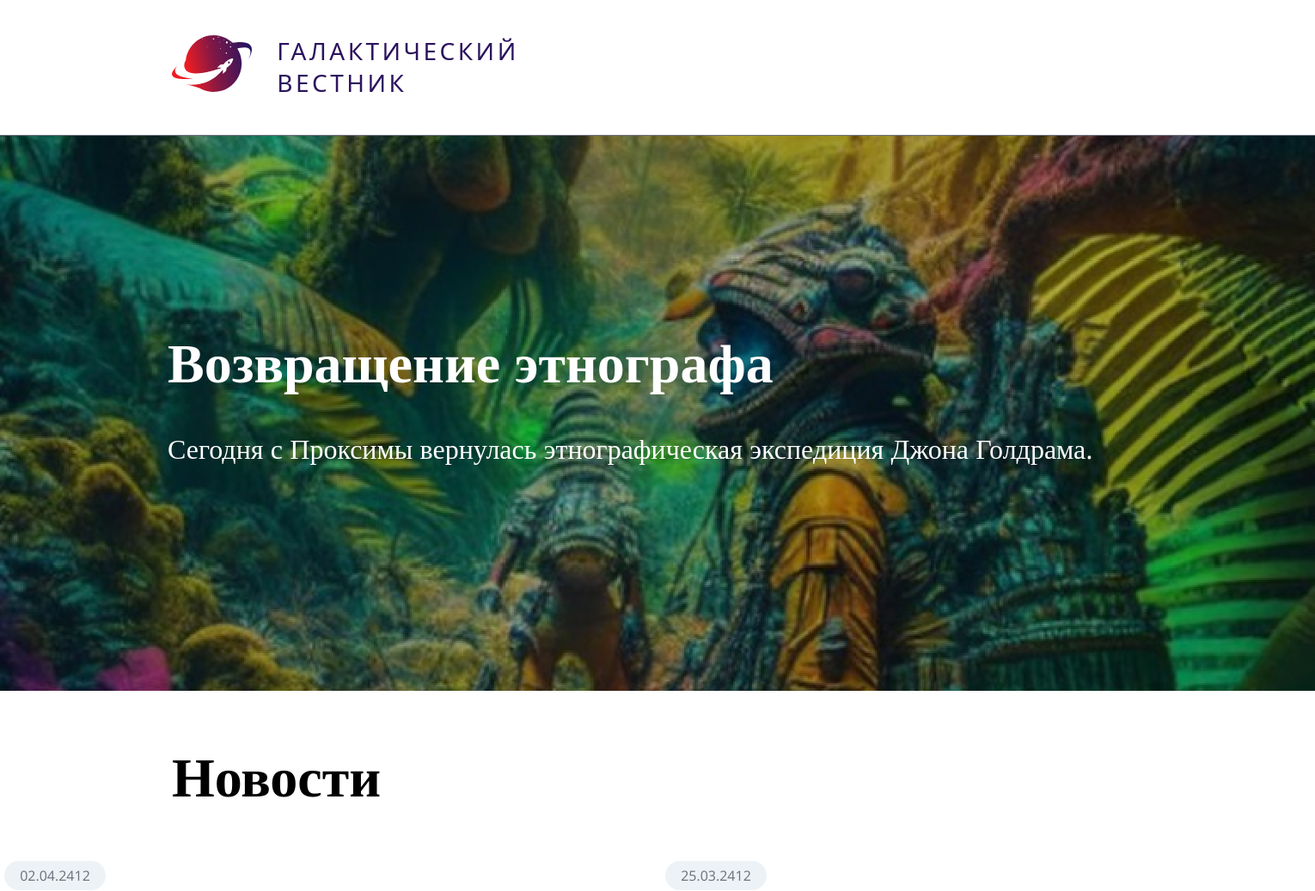
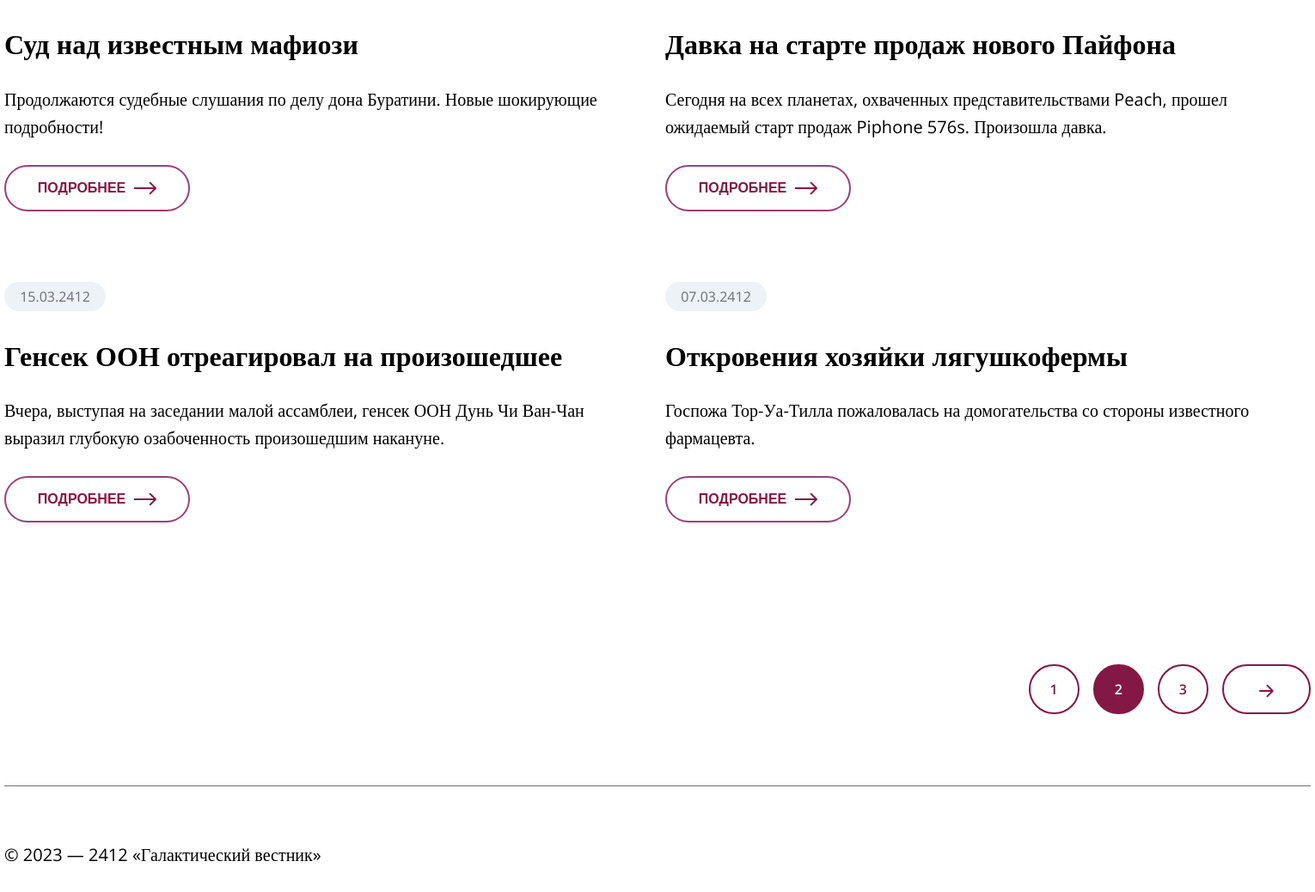
The page /listNews?page=2 on the database its author committed (2 pictures, top to bottom).
### tables this page shows
CREATE TABLE `news` (
  `id` int(11) unsigned NOT NULL AUTO_INCREMENT,
  `date` datetime NULL DEFAULT NULL,
  `title` varchar(250) NOT NULL DEFAULT '',
  `announce` text NULL DEFAULT NULL,
  `content` text NULL DEFAULT NULL,
  `image` varchar(250) NOT NULL DEFAULT '',
  PRIMARY KEY (`id`),
  KEY `id` (`id`),

  KEY `idx_news_date` (`date`));

### app/core/view.php (called while the page is built)
<?php
class View{
    function generate($content_view, $template_view, $data = null, $page = null){
        include 'app/views/'.$template_view;
    }
}

### app/controllers/listNews.php (called while the page is built)
<?php
class Controller_ListNews extends Controller{
    function __construct(){
        $this->model = new Model_Articles();
        $this->view = new View();
    }
    function info($page){
        $data = $this->model->getPageData($page);
        $this->view->generate('listNews.php', 'template.php', $data, $page);
    }
}

### app/core/route.php (called while the page is built, shortened)
<?php
class Route{
    static function start()
    {
        include "app/models/articles.php";
        $query = $_SERVER['QUERY_STRING'];
        (!empty($query) && preg_match('/(id|page)=\d*/', $query)) ?
            $id = (int)explode('=', $query)[1] :
            Route::redirect();
        $controller = new $controller_name;
        $controller->info($id);
    }
}

### index.php (called while the page is built, shortened)
<?php
require_once 'app/core/view.php';
require_once 'app/core/route.php';
Route::start();

### app/models/articles.php (called while the page is built, shortened)
<?php
class Model_Articles {
    private $db;
    function __construct() {
        $host="localhost";
        $db = "news";
        $user="root";
        $pass="rootrootroot!";
        $this->db = new MySQLi($host, $user, $pass, $db);
        $this->db->set_charset('utf8mb4');
    }
    public function getPageData($page){
        $result = [];
        $responce = $this->db->query("
        SELECT `id`, `date`, `title`, `announce`, `image`
        FROM news
        ORDER BY `date` DESC
        LIMIT 1;
        ");
        array_push($result ,$responce->fetch_assoc());
        $start_id = ($page-1)*4;
        $responce = $this->db->query("
        SELECT `id`, `date`, `title`, `announce`
        FROM news
        ORDER BY `date` DESC
        LIMIT $start_id, 5;
        ");
        while ($row = $responce->fetch_assoc()) {
            array_push($result ,$row);
        }
        if(count($result) === 6){
            array_pop($result);
            array_push($result, false);
        } else {
            array_push($result, true);
        }
        return $result;
    }
}

### app/views/listNews.php (the view)
<?php
$lastArticle = array_shift($data);
echo "
<a href='/articles?id=$lastArticle[id]'>
    <div class='ban-image' style='background-image: linear-gradient(0deg, rgba(0, 0, 0, 0.3), rgba(0, 0, 0, 0.3)), url(\"public/images/$lastArticle[image]\");'>
        <h1>$lastArticle[title]</h1>
        <p>$lastArticle[announce]</p>
    </div>
</a>
";
?>
<h1 class='mainWord'>Новости</h1>
<div class='newsBlock'>
<?php
$isLast = array_pop($data);
foreach ($data as &$value) {
    $value['date'] = date('d.m.Y', strtotime($value['date']));
    echo "
    <a href='/articles?id=$value[id]'>
        <div class='article'>
            <div class='date'>$value[date]</div>
            <h2>$value[title]</h2>
            $value[announce]
            <button>Подробнее <img src='/public/icons/Arrow.svg'></button>
        </div>
    </a>
    ";
}
echo "<div class='nav'>";
if (!$isLast) {
    $pg = $page+1;
    echo "<a href='listNews?page=$pg' class='arrowNav linkable'><img src='public/icons/ShortArrow.svg'></a>";
}
$nav = [];
if($page === 1) {
    $nav = [[3, true], [2, true], [1, false]];
} else {
    $nav = $isLast ?
        [[$page, false], [$page-1, true], [$page-2, true]] :
        [[$page+1, true], [$page, false], [$page-1,true]];
}
for($i = 0; $i < count($nav); $i++){
    $pg = $nav[$i][0];
    echo $nav[$i][1] ?
        "<a href='listNews?page=$pg' class='linkable'><div>$pg</div></a>" :
        "<a class='current'>$pg</a>";
}
echo "</div>";
?>
</div>

### public/css/style.css (style rules this page uses)
body { font-family: "Open Sans"; font-style: normal; font-weight: 400; margin: 0px; font-size: 20px; line-height: 160%; --sideMargins: 200px; --anination-time: 0.23s ease-in-out; --brand-color: #841844; --body-text: #000000; --color1: #6c6e7b; }
h1 { font-style: normal; font-weight: 600; font-size: 64px; line-height: 140%; }
h2 { font-style: normal; font-weight: 600; font-size: 32px; line-height: 44px; }
p { margin: 0px; }
a.text, a { text-decoration: none; color: var(--brand-color); }
.ban-image { height: 646px; padding-left: 195px; background-position-x: center; background-position-y: center; background-repeat: no-repeat; background-size: cover; image-rendering: pixelated; transition: all var(--anination-time); }
.ban-image > h1 { margin-top: 0px; padding-top: 218px; margin-bottom: 30.33px; color: #ffffff; }
.ban-image > p { font-size: 32px; line-height: 160%; color: #ffffff; }
.mainWord { margin: 54.32px var(--sideMargins) 0px var(--sideMargins); }
.date { font-size: 16px; line-height: 22px; color: var(--color1); text-align: center; line-height: 34px; background: #ecf2f5; width: 118px; height: 34px; border-radius: 20px; margin: 0px; }
.newsBlock { max-width: 1520px; margin: 0px auto 0px auto; padding: 54.32px 0px 0px 0px; display: flex; flex-flow: wrap; gap: 30px; row-gap: 82px; }
.article { margin: 0px; position: relative; width: 739px; height: 100%; }
.article > h2 { transition: all var(--anination-time); margin-top: 30px; font-style: normal; font-weight: 600; font-size: 32px; color: var(--body-text); }
.article > p { padding-bottom: 82px; color: var(--body-text); }
a.back, .article > button { margin-top: 30px; transition: all var(--anination-time); display: flex; flex-direction: row; justify-content: center; align-items: center; padding: 16px 41px; gap: 10px; width: 216px; height: 54px; border: 2px solid #9b407a; background-color: white; border-radius: 50px; order: 3; flex-grow: 0; font-style: normal; font-weight: 600; font-size: 16px; line-height: 22px; color: var(--brand-color); text-transform: uppercase; align-self: flex-end; position: absolute; bottom: 0px; }
.article > button > img { transition: all var(--anination-time); }
.nav { margin-top: 83px; user-select: none; width: 100%; display: flex; color: var(--brand-color); flex-direction: row-reverse; align-items: flex-start; padding: 0px; gap: 16px; }
.nav > .arrowNav { width: max-content; height: max-content; padding: 16px 41px; border: 2px solid var(--brand-color); border-radius: 50px; align-items: center; }
.nav > a { font-weight: 600; font-size: 16px; line-height: 22px; text-transform: uppercase; padding: 16px 23px; border: 2px solid var(--brand-color); border-radius: 50px; }
.current { color: #ffffff; background: var(--brand-color); }
.linkable { transition: all var(--anination-time); }
.linkable > img { transition: all var(--anination-time); vertical-align: middle; }

### rows shown on the page
news: image (picture), title "Возвращение этнографа", announce "Сегодня с Проксимы вернулась этнографическая экспедиция Джона Голдрама."
news: value "02.04.2412", title "Суд над известным мафиози", announce "Продолжаются судебные слушания по делу дона Буратини. Новые шокирующие подробности!"
news: value "25.03.2412", title "Давка на старте продаж нового Пайфона", announce "Сегодня на всех планетах, охваченных представительствами Peach, прошел ожидаемый старт продаж Piphone 576s. Произошла давка."
news: value "15.03.2412", title "Генсек ООН отреагировал на произошедшее", announce "Вчера, выступая на заседании малой ассамблеи, генсек ООН Дунь Чи Ван-Чан выразил глубокую озабоченность произошедшим накануне."
news: value "07.03.2412", title "Откровения хозяйки лягушкофермы", announce "Госпожа Тор-Уа-Тилла пожаловалась на домогательства со стороны известного фармацевта."

### other values the page prints
$pg "3"
$pg "2"
$pg "1"
